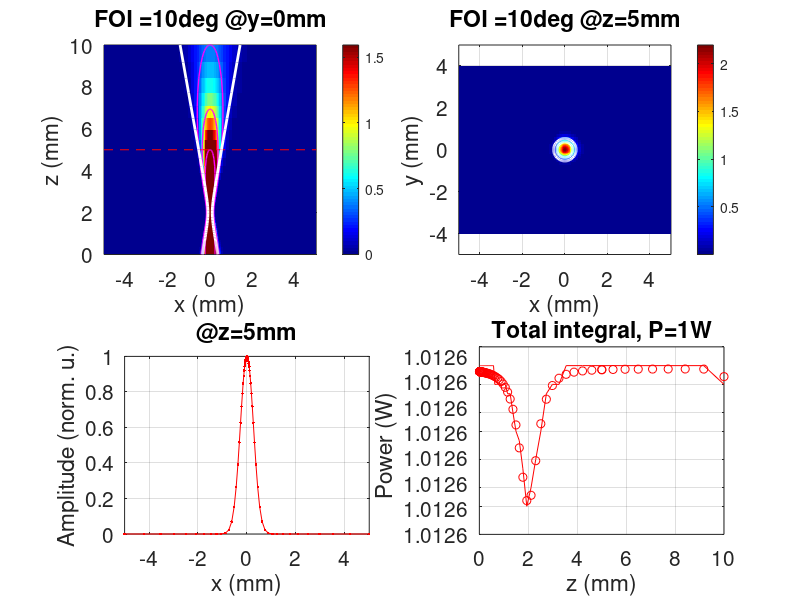

Write MATLAB code to recreate this figure.
%%%%%%%%%%%%%%%%%%%%%%%%%%%%%%%%%%%%%%%%%%%%%%%%%%%%%%%%%%%%%%%%%%%%%%%%%%%%%%%%
%%%%%%%%%%%%%%%%%%%%% last update 15 March 2021, LNEV %%%%%%%%%%%%%%%%%%%%%%%%%%
%%%%%%%%%%%%%%%%%%%%%%%%%%%%%%%%%%%%%%%%%%%%%%%%%%%%%%%%%%%%%%%%%%%%%%%%%%%%%%%%

clear all
close all
clc

%%%%%%%%%%%%%%%%%%%%%%%%%%%%%%%%%%%%%%%%%%%%%%%%%%%%%%%%%%%%%%%%%%%%%%%%%%%%%%%%
%%%%%%%%%%%%%%%%%%%%%%%%%%%%%%%% Parameters %%%%%%%%%%%%%%%%%%%%%%%%%%%%%%%%%%%%
%%%%%%%%%%%%%%%%%%%%%%%%%%%%%%%%%%%%%%%%%%%%%%%%%%%%%%%%%%%%%%%%%%%%%%%%%%%%%%%%

Power=1;                % light power [Watt]

xmax = 5;      Nx = 50; % xmax is the last point of the x vector and Nx is number of point of this vector [mm]
ymax = 4;      Ny = 40; % ymax is the last point of the y vector and Nx is number of point of this vector [mm]
zmax = 2*xmax; Nz = 81; % same for z [mm]

FOI  = 10;              % angle of the beam FOI
w0=0.1;                 % waist of the Gaussian beam
z0=2;                   % z position of the waist

zcut = 5;               % 2D xy-plot at z=zcut
xscale=[-1 1]*xmax;     % ploting scale
tilt=0;
%%%%%%%%%%%%%%%%%%%%%%%%%%%%%%%%%%%%%%%%%%%%%%%%%%%%%%%%%%%%%%%%%%%%%%%%%%%%%%%%
%%%%%%%%%%%%%%%%%%%%%%%%%%%%%%%%%%%%%%%%%%%%%%%%%%%%%%%%%%%%%%%%%%%%%%%%%%%%%%%%
%%%%%%%%%%%%%%%%%%%%%%%%%%%%%%%%%%%%%%%%%%%%%%%%%%%%%%%%%%%%%%%%%%%%%%%%%%%%%%%%

x = logspace(-3,log10(xmax),Nx);
x = sort([-x 0 x]);

y = logspace(-3,log10(ymax),Ny);
y = sort([-y 0 y]);

z = logspace(-2,log10(zmax),Nz);
if isempty(find(z==zcut))
  z=sort([z zcut ]);
end

[Y,XX,ZZ]=meshgrid(y,x,z);

%%%%%%%%%%%%%%%%%%%%%%%%%%%%%%%%%%%%%%%%%%%%%%%%%%%%%%%%%%%%%%%%%%%%%%%%%%%%%%%%

tilt=tilt*pi/180;
X =  XX*cos(tilt) + ZZ*sin(tilt);
Z = -XX*sin(tilt) + ZZ*cos(tilt);

%%%%%%%%%%%%%%%%%%%%%%%%%%%%%%%%%%%%%%%%%%%%%%%%%%%%%%%%%%%%%%%%%%%%%%%%%%%%%%%%
%%%%%%%%%%%%%%%%%%%%%%%%%% Gaussian beam calculus %%%%%%%%%%%%%%%%%%%%%%%%%%%%%%
%%%%%%%%%%%%%%%%%%%%%%%%%%%%%%%%%%%%%%%%%%%%%%%%%%%%%%%%%%%%%%%%%%%%%%%%%%%%%%%%

ll=pi*w0*tan(FOI*pi/180);
zr=pi*w0^2./ll;

w=w0*sqrt(1+((Z-z0)/zr).^2);
L = Power*2/pi/w0^2 * (w0./w).^2 .* exp(-2*(X.^2 + Y.^2)./w.^2) ; 

%%%%%%%%%%%%%%%%%%%%%%%%%%%%%%%%%%%%%%%%%%%%%%%%%%%%%%%%%%%%%%%%%%%%%%%%%%%%%%%%
%%%%%%%%%%%%%%%%%%%%%% indexes and values for plotting %%%%%%%%%%%%%%%%%%%%%%%%%
%%%%%%%%%%%%%%%%%%%%%%%%%%%%%%%%%%%%%%%%%%%%%%%%%%%%%%%%%%%%%%%%%%%%%%%%%%%%%%%%

idz=find(z==zcut);
idy=find(y==0);

idxL=find(abs(x-xscale(1))==min(abs(x-xscale(1))) ) ;
idxR=find(abs(x-xscale(2))==min(abs(x-xscale(2))) ) ;

M=max(  [ max(L(:,idy,end))  max(L(idxL,idy,:))  max(L(idxR,idy,:)) ] ) ;
m=max(L(:,idy,idz));
%%%%%%%%%%%%%%%%%%%%%%%%%%%%%%%%%%%%%%%%%%%%%%%%%%%%%%%%%%%%%%%%%%%%%%%%%%%%%%%%


figure('position',[50 50 1400 1000],'color','w')
%figure('position',[-3500 300 1400 1000],'color','w')

FS=15;
%%%%%%%%%%%%%%%%%%%%%%%%%%%%%%%%%%%%%%%%%%%%%%%%%%%%%%%%%%%%%%%%%%%%%%%%%%%%%%%%
%%%%%%%%%%%%%%%%%%%%%%%%%%%%%%%%%%%%%%%%%%%%%%%%%%%%%%%%%%%%%%%%%%%%%%%%%%%%%%%%

subplot(2,2,1,'fontsize',FS)
hold on; grid on; box on;

pcolor(x,z,squeeze(L(:,idy,:))' )
plot(xscale,[1 1]*z(idz),'r--')

v=sort(logspace(log10(M), log10(m),3));
contour(x,z,squeeze(L(:,idy,:))',v,'showtext','off','linecolor','m','linewidth',1)
plot(+squeeze(w(1,1,:))',z,'w','linewidth',2)
plot(-squeeze(w(1,1,:))',z,'w','linewidth',2)

colormap(jet)
colorbar
shading flat
xlim(xscale)
ylim([0 2*xscale(end)])
caxis([0 5*M])

xlabel('x (mm)')
ylabel('z (mm)')

title(strcat('FOI = ',num2str(FOI,'%.0f'),'deg @y=',num2str(y(idy)),'mm' ))

%%%%%%%%%%%%%%%%%%%%%%%%%%%%%%%%%%%%%%%%%%%%%%%%%%%%%%%%%%%%%%%%%%%%%%%%%%%%%%%%
%%%%%%%%%%%%%%%%%%%%%%%%%%%%%%%%%%%%%%%%%%%%%%%%%%%%%%%%%%%%%%%%%%%%%%%%%%%%%%%%

subplot(2,2,2,'fontsize',FS)
hold on; grid on; box on;

pcolor(x,y,squeeze(L(:,:,idz))')

v=sort(logspace(log10(M), log10(m),3)) ;
contour(x,y,squeeze(L(:,:,idz))',v,'showtext','off','linecolor','w','linewidth',2)


colormap(jet)
colorbar
shading flat
xlim(xscale)
ylim(xscale)
xlabel('x (mm)')
ylabel('y (mm)')
title(strcat('FOI = ',num2str(FOI,'%.0f'),'deg @z=',num2str(z(idz)),'mm' ))

%%%%%%%%%%%%%%%%%%%%%%%%%%%%%%%%%%%%%%%%%%%%%%%%%%%%%%%%%%%%%%%%%%%%%%%%%%%%%%%%

subplot(2,2,3,'fontsize',FS)
hold on; grid on; box on;

plot(x,L(:,idy,idz)/max(L(:,idy,idz)) , 'r.-' )

xlim(xscale)
xlabel('x (mm)')
ylabel('Amplitude (norm. u.)')
title(strcat('@z=',num2str(z(idz)), 'mm'))

%%%%%%%%%%%%%%%%%%%%%%%%%%%%%%%%%%%%%%%%%%%%%%%%%%%%%%%%%%%%%%%%%%%%%%%%%%%%%%%%
% here, I just check that the integral (the power) is constant over z

s=squeeze( trapz(y,trapz(x,L,1),2) );

subplot(2,2,4,'fontsize',FS)
hold on; grid on; box on;

plot(z,s,'ro-')

xlabel('z (mm)')
ylabel('Power (W)')
title(strcat('Total integral, P=', num2str(Power),'W'))
